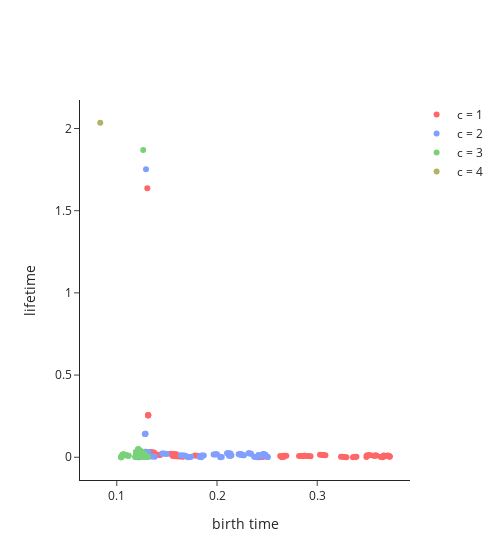

Notebook code cell kept with this figure:
### Code cell
size=6
# color=['#006600','#00cc00','#66ff66',"#a3a375"]
# opacity=0.4
# color_opacity=['rgba(0, 102, 0, %f)'%opacity,'rgba(0, 204, 0, %f)'%opacity, 'rgba(102, 255, 102, %f)'%opacity, 'rgb(163, 163, 117, %f)'%opacity]
lable=['c = 1','c = 2', 'c = 3', 'c = 4']

color=['#ff6666','#809fff','#79d279',"#b2b266"]
opacity=0.6
color_opacity=['rgba(255, 102, 102, %f)'%opacity,'rgba(128, 159, 255, %f)'%opacity, 'rgba(121, 210, 121, %f)'%opacity, 'rgb(178, 178, 102, %f)'%opacity]


fig1 = go.Figure(data=[
    go.Scatter(
    x=BT_list[0], y=LT_list[0],
    mode='markers',
    name=lable[0],
    marker=dict(
        size=size,
        color=color[0],
        ),
    ), 
    go.Scatter(
    x=BT_list[1], y=LT_list[1],
    mode='markers',
    name=lable[1],
    marker=dict(
        size=size,
        color=color[1],
        ),
    ),
    go.Scatter(
    x=BT_list[2], y=LT_list[2],
    mode='markers',
    name=lable[2],
    marker=dict(
        size=size,
        color=color[2],
        ),
    ),
    go.Scatter(
    x=BT_list[3], y=LT_list[3],
    mode='markers',
    name=lable[3],
    marker=dict(
        size=size,
        color=color[3],
        ),
    ),
    ],
)

fig1.update_layout(
    width=500,
    title={},
    template="simple_white",
    xaxis_title="birth time",
    yaxis_title="lifetime",
    #showlegend=False,
)
fig1.show()
#pio.write_image(fig1, 'E:/Topological_Analysis_of_Time_Series/pictures/pdf_graph_raw/Intro_average_line1Color.pdf',scale=1)
#pio.write_image(fig1, 'E:/Topological_Analysis_of_Time_Series/pictures/pdf_graph_raw/Intro_frequency1Color.pdf',scale=1)
#pio.write_image(fig1, 'E:/Topological_Analysis_of_Time_Series/pictures/pdf_graph_raw/Intro_amplitude1Color.pdf',scale=1)
#pio.write_image(fig1, 'E:/Topological_Analysis_of_Time_Series/pictures/pdf_graph_raw/Intro_lable_infroColor.pdf',scale=1)
